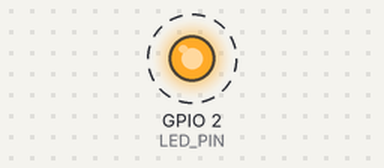
This sketch was run on a simulated ESP32-S3. On the bench: output pins drawn as LEDs (lit = HIGH). Dashed ring = blinking. What the sketch prints to the serial monitor is not drawn.

Above: at 0.2 s.
Timing chart, 0 to 3.0 s (numbered marks = the images above):
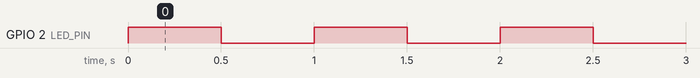

The sketch:

test_blink.ino
```cpp
// 最简单的测试：ESP32-S3 内置 RGB LED 闪烁
// 如果板子上的灯在闪，说明烧录成功了

// ESP32-S3 DevKit 内置 RGB LED 通常在 GPIO48 或 GPIO38
#define LED_PIN 2  // 尝试通用GPIO2，大部分板子有

void setup() {
  Serial.begin(115200);
  pinMode(LED_PIN, OUTPUT);
  Serial.println("ESP32-S3 Blink Test - OK!");
}

void loop() {
  digitalWrite(LED_PIN, HIGH);
  Serial.println("ON");
  delay(500);
  digitalWrite(LED_PIN, LOW);
  Serial.println("OFF");
  delay(500);
}
```

Measured:
- by itself, GPIO 2 (LED_PIN): alternates HIGH for 0.50 s and LOW for 0.50 s
